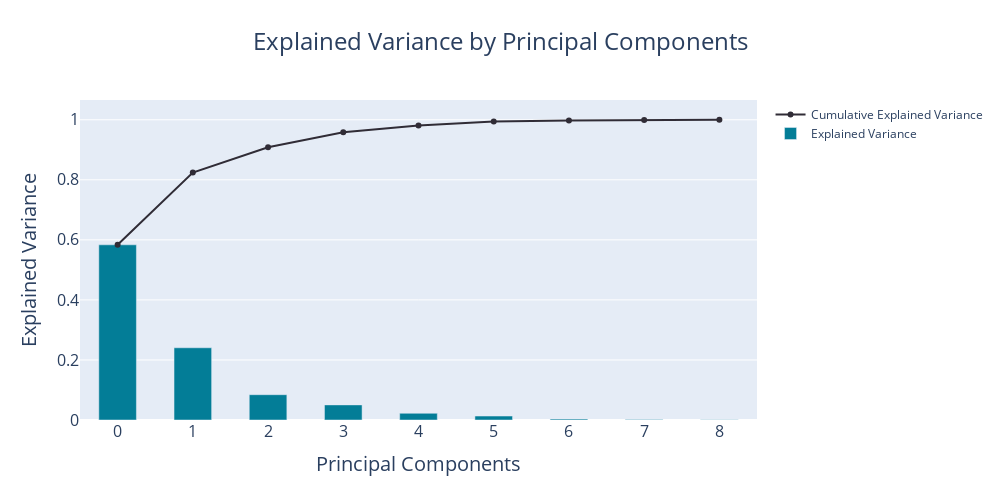

The code cell stored with this chart in its notebook:
### Code cell
components, exp_var, exp_var_cumsum = get_n_components(scaled_tr)

fig = go.Figure()

fig.add_trace(go.Scatter(x=[i for i in range(len(exp_var_cumsum))], y=exp_var_cumsum, name='Cumulative Explained Variance',
                         line=dict(color=palette[0], width=2)))
fig.add_trace(go.Bar(x=[i for i in range(len(exp_var_cumsum))], y=exp_var, name='Explained Variance', marker_color=palette[1],
                     width=0.5))

fig.update_layout(
    xaxis=dict(title='Principal Components', titlefont_size=20, tickfont_size=16),
    yaxis=dict(title='Explained Variance', titlefont_size=20, tickfont_size=16),
    height=500, width=1000, title_text='Explained Variance by Principal Components', title_x=0.5, titlefont_size=24,
)

### Figure 1 — Plotly figure (JSON) as saved in the notebook; plotly's stock layout.template omitted (floating-point values rounded to 4 significant figures)
{"data": [{"line": {"color": "#302c36", "width": 2}, "name": "Cumulative Explained Variance", "type": "scatter", "x": [0, 1, 2, 3, 4, 5, 6, 7, 8], "y": [0.5835, 0.824, 0.9083, 0.9587, 0.981, 0.9942, 0.9973, 0.9989, 1.0]}, {"marker": {"color": "#037d97"}, "name": "Explained Variance", "type": "bar", "width": 0.5, "x": [0, 1, 2, 3, 4, 5, 6, 7, 8], "y": [0.5835, 0.2406, 0.08429, 0.05032, 0.02236, 0.01317, 0.003153, 0.001537, 0.001133]}], "layout": {"height": 500, "title": {"font": {"size": 24}, "text": "Explained Variance by Principal Components", "x": 0.5}, "width": 1000, "xaxis": {"tickfont": {"size": 16}, "title": {"font": {"size": 20}, "text": "Principal Components"}}, "yaxis": {"tickfont": {"size": 16}, "title": {"font": {"size": 20}, "text": "Explained Variance"}}}}
